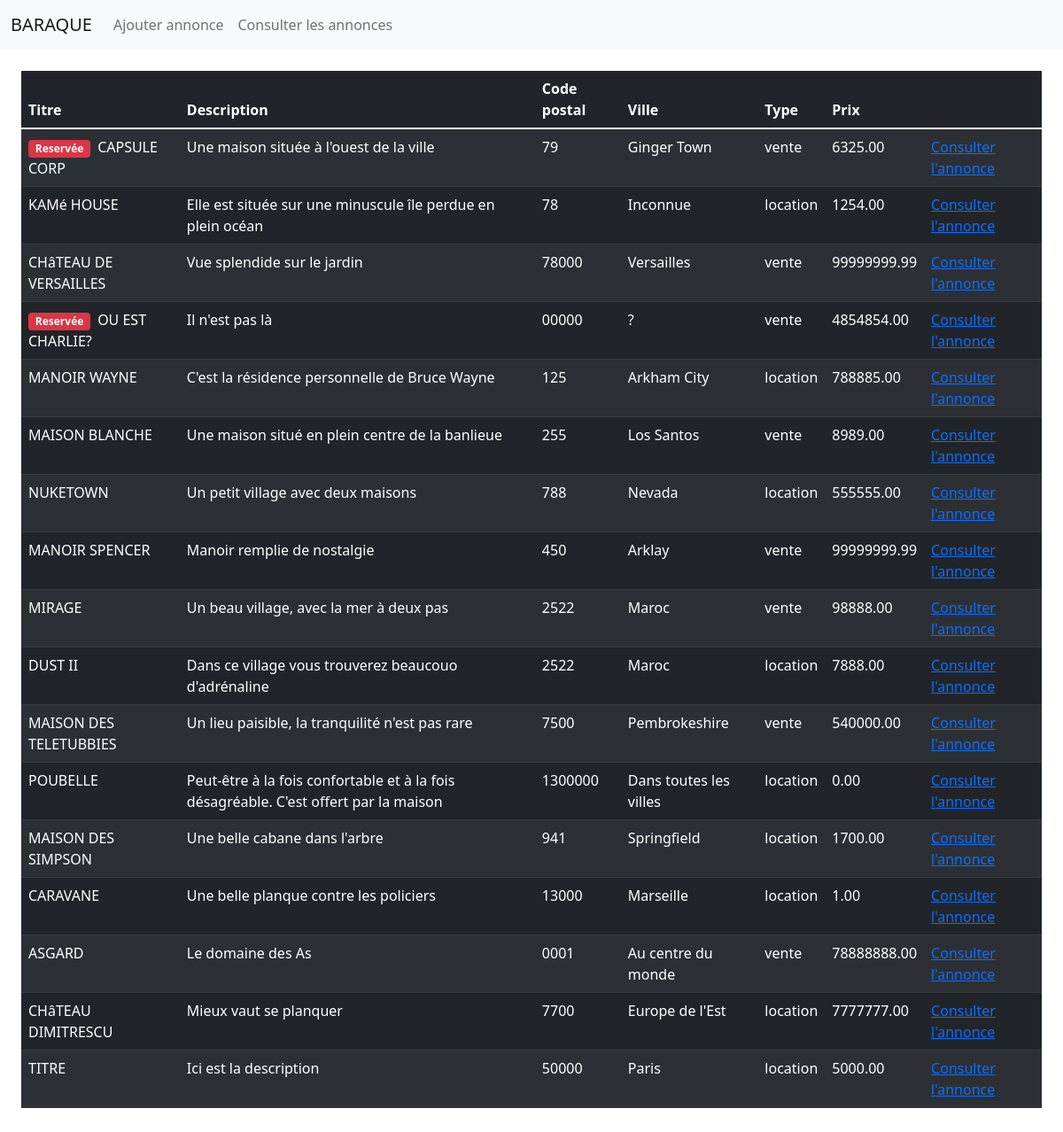
Screenshot of /pages/annonces.php with the database file from the repository.
### tables this page shows
CREATE TABLE `advert` (
  `id` int(11) NOT NULL,
  `title` varchar(255) DEFAULT NULL,
  `description` varchar(255) DEFAULT NULL,
  `postal_code` varchar(255) DEFAULT NULL,
  `city` varchar(255) DEFAULT NULL,
  `type` enum('location','vente') DEFAULT NULL,
  `price` decimal(10,2) DEFAULT NULL,
  `reservation_message` varchar(255) DEFAULT NULL
);

### functions/requests.php (called while the page is built, shortened)
<?php
function recupererAnnonces($all = false) {
  $limit = "";
  $pdo = new PDO('mysql:host=localhost;dbname=appart', "root", "", array(PDO::ATTR_ERRMODE=>PDO::ERRMODE_WARNING));
  $req="SELECT * FROM advert ORDER BY id DESC $limit;";
  $request = $pdo->prepare($req);
  $request->execute();
  return $request->fetchAll();
}
?>

### pages/annonces.php (the view)
<?php
require_once '../functions/requests.php';
require_once '../templates/header.php';
$annonces = recupererAnnonces(true);
$html =<<<HTML
<div style="padding: 24px;">
  <table class="table table-dark table-striped">
    <thead>
      <tr>
        <th scope="col">Titre</th>
        <th scope="col">Description</th>
        <th scope="col">Code postal</th>
        <th scope="col">Ville</th>
        <th scope="col">Type</th>
        <th scope="col">Prix</th>
        <th></th>
      </tr>
    </thead>
    <tbody>
HTML;
if(count($annonces) > 0) {
  foreach($annonces as $annonce) {
    $titre = strtoupper($annonce['title']);
    $lien = "<a href=\"/pages/annonce.php?id={$annonce['id']}\">Consulter l'annonce</a>";
    $estReservee = $annonce['reservation_message'] != "";
    $badge="";
    if($estReservee) {
      $badge = "<span class=\"badge bg-danger\" style=\"margin-right:8px;\">Reservée</span>";
    }
    $annonceHtml =<<<HTML
        <tr>
          <td>{$badge}{$titre}</td>
          <td>{$annonce['description']}</td>
          <td>{$annonce['postal_code']}</td>
          <td>{$annonce['city']}</td>
          <td>{$annonce['type']}</td>
          <td>{$annonce['price']}</td>
          <td>$lien</td>
        </tr>
HTML;
    $html .= $annonceHtml;
  }
}
else {
  $html .= "<tr><td  colspan='6' style='text-align: center;'>Aucune annonce.</td></tr>";
}
$html .=<<<HTML
    </tbody>
  </table>
</div>
HTML;
echo $html;
require_once '../templates/footer.php';
?>

### rows the page displays
advert: title "CAPSULE CORP", description "Une maison située à l'ouest de la ville", postal_code "79", city "Ginger Town", type "vente", price "6325.00"
advert: title "KAMé HOUSE", description "Elle est située sur une minuscule île perdue en plein océan", postal_code "78", city "Inconnue", type "location", price "1254.00"
advert: title "CHâTEAU DE VERSAILLES", description "Vue splendide sur le jardin", postal_code "78000", city "Versailles", type "vente", price "99999999.99"
advert: title "OU EST CHARLIE?", description "Il n'est pas là", postal_code "00000", city "?", type "vente", price "4854854.00"
advert: title "MANOIR WAYNE", description "C'est la résidence personnelle de Bruce Wayne", postal_code "125", city "Arkham City", type "location", price "788885.00"
advert: title "MAISON BLANCHE", description "Une maison situé en plein centre de la banlieue", postal_code "255", city "Los Santos", type "vente", price "8989.00"
advert: title "NUKETOWN", description "Un petit village avec deux maisons", postal_code "788", city "Nevada", type "location", price "555555.00"
advert: title "MANOIR SPENCER", description "Manoir remplie de nostalgie", postal_code "450", city "Arklay", type "vente", price "99999999.99"
advert: title "MIRAGE", description "Un beau village, avec la mer à deux pas", postal_code "2522", city "Maroc", type "vente", price "98888.00"
advert: title "DUST II", description "Dans ce village vous trouverez beaucouo d'adrénaline", postal_code "2522", city "Maroc", type "location", price "7888.00"
advert: title "MAISON DES TELETUBBIES", description "Un lieu paisible, la tranquilité n'est pas rare", postal_code "7500", city "Pembrokeshire", type "vente", price "540000.00"
advert: title "POUBELLE", description "Peut-être à la fois confortable et à la fois désagréable. C'est offert par la maison", postal_code "1300000", city "Dans toutes les villes", type "location", price "0.00"
advert: title "MAISON DES SIMPSON", description "Une belle cabane dans l'arbre", postal_code "941", city "Springfield", type "location", price "1700.00"
advert: title "CARAVANE", description "Une belle planque contre les policiers", postal_code "13000", city "Marseille", type "location", price "1.00"
advert: title "ASGARD", description "Le domaine des As", postal_code "0001", city "Au centre du monde", type "vente", price "78888888.00"
advert: title "CHâTEAU DIMITRESCU", description "Mieux vaut se planquer", postal_code "7700", city "Europe de l'Est", type "location", price "7777777.00"
advert: title "TITRE", description "Ici est la description", postal_code "50000", city "Paris", type "location", price "5000.00"
